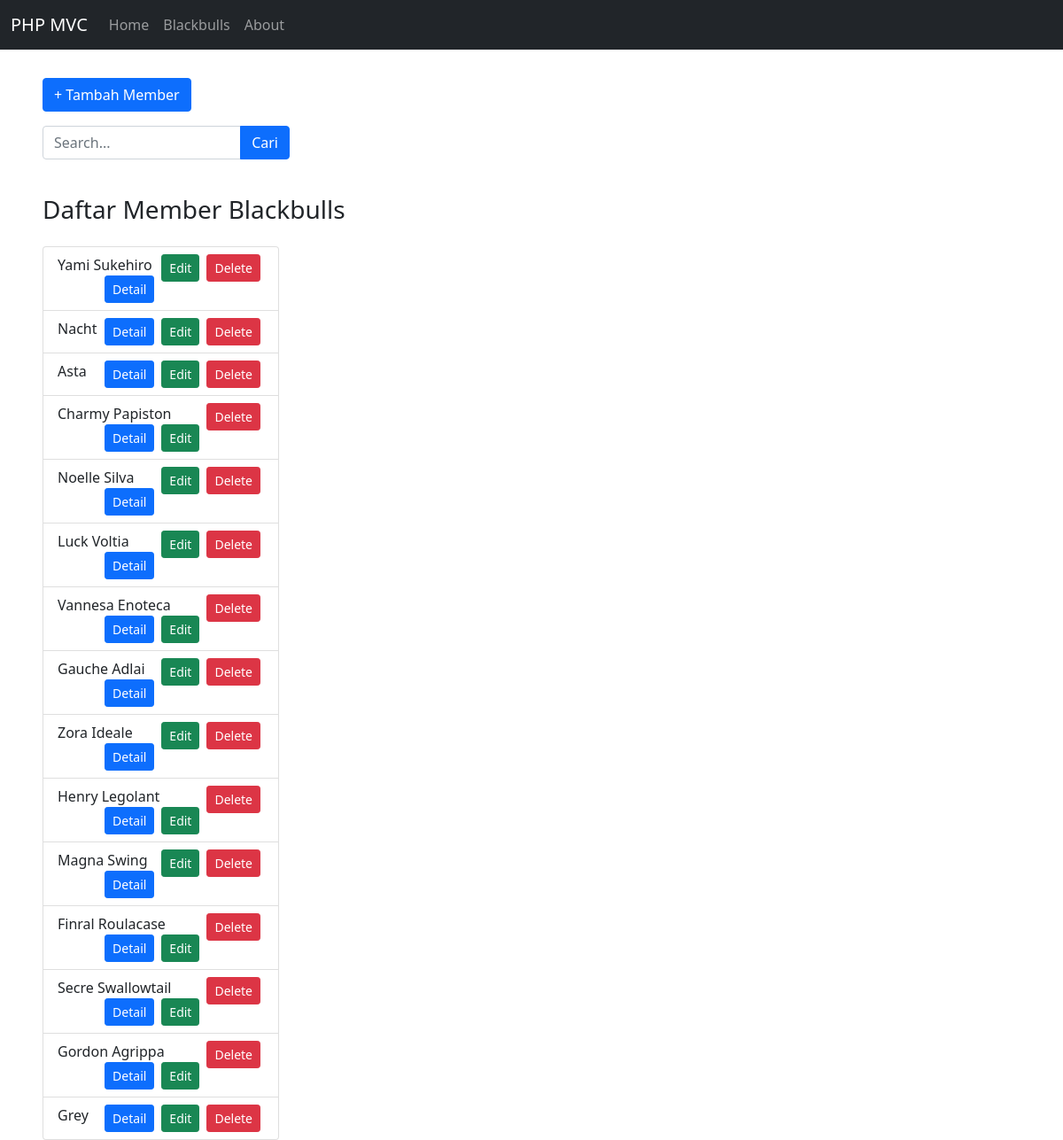
The page /public/blackbulls on the database its author committed.
### tables this page shows
CREATE TABLE `blackbulls` (
  `Rank` int(11) NOT NULL,
  `Name` varchar(50) NOT NULL,
  `Power` int(11) DEFAULT NULL,
  `Magic` varchar(50) DEFAULT NULL,
  `Grimoire` varchar(50) DEFAULT NULL,
  `Position` varchar(50) DEFAULT NULL
);

### app/core/Controller.php (called while the page is built, shortened)
<?php
class Controller{
    public function view($view, $data = []){
         require '../app/views/' . $view . '.php';
    }
    public function model($model) {
        return new $model;
    }
}
?>

### app/controllers/Blackbulls.php (called while the page is built, shortened)
<?php
class Blackbulls extends Controller {
    public function index()
    {
        $data['judul'] = "Daftar Member";
        $data['member'] = $this->model('Blackbulls_model')->getAllMembers();
        $this->view('templates/header', $data);
        $this->view('blackbulls/index', $data);
        $this->view('templates/footer');
    }
}
?>

### app/core/App.php (called while the page is built, shortened)
<?php
class App {
    protected $controller = 'home',
              $method = 'index',
              $parameters = [];
    public function __construct()
    {
        $this->controller = new $this->controller;
        call_user_func_array([$this->controller, $this->method], $this->parameters);
    }
}

### public/index.php (called while the page is built, shortened)
<?php
$app = new App;

### app/core/Database.php (called while the page is built, shortened)
<?php
class Database {
    private $host = DB_HOST;
    private $user = DB_USER;
    private $pass = DB_PASSWORD;
    private $name = DB_NAME;
    private $dbh;
    private $stmt;
    public function __construct()
    {
        $dsn = "mysql:host=$this->host;dbname=$this->name";
        try {
            $option = [
                PDO::ATTR_PERSISTENT => true,
                PDO::ATTR_ERRMODE => PDO::ERRMODE_EXCEPTION
            ];
            $this->dbh = new PDO($dsn, $this->user, $this->pass, $option);
        }
        catch(PDOException $e) {
            die($e->getMessage());
        }
    }
    public function query($query) {
        $this->stmt = $this->dbh->prepare($query);
    }
    public function execute()
    {
        $this->stmt->execute();
    }
    public function resultSet()
    {
        $this->execute();
        return $this->stmt->fetchAll(PDO::FETCH_ASSOC);
    }
}
?>

### app/models/Blackbulls_model.php (called while the page is built, shortened)
<?php
class Blackbulls_model{
    private $table = 'blackbulls';
    private $db;
    public function __construct()
    {
        $this->db = new Database;
    }
    public function getAllMembers()
    {
        $this->db->query('SELECT * FROM ' . $this->table);
        return $this->db->resultSet();
    }
}
?>

### app/views/blackbulls/index.php (the view, shortened to what this page needs)
<div class="container-fluid ps-5">
<div class="row">
</div>
<div class="row my-3">
    <div class="col-lg-6">
        <button type="button" class="btn btn-primary tambahDataMember" data-bs-toggle="modal" data-bs-target="#formModal">
        + Tambah Member
        </button>
    </div>
</div>
<div class="row">
    <div class="col-lg-6">
        <form action="<?= BASEURL ?>/blackbulls/cari" method="post" class="w-50">
            <div class="input-group">
            <input type="text" class="form-control" placeholder="Search..." name="keyword" id="keyword" autocomplete="off" autofocus>
            <button class="btn btn-primary" type="submit" id="tombol-cari">Cari</button>
            </div>
        </form>
    </div>
</div>
<div class="row">
    <div class="col-lg-6">
        <h3 class="my-4">Daftar Member Blackbulls</h3>
            <div class="row">
            <div class="col-6">
            <ul class="list-group">
            <?php foreach($data['member'] as $blbuls) : ?>
                <li class="list-group-item">
                    <span> <?= $blbuls['Name'] ?> </span>
                    <span class="btn-group-sm" role="group" aria-label="Basic mixed styles example" >
                        <a href="<?= BASEURL; ?>/blackbulls/delete/<?= $blbuls['Rank'] ?>" style="text-decoration: none;" class="btn btn-danger float-end mx-1" onclick="return confirm('Apakah anda yakin ingin menghapus member?')">Delete</a>
                        <a href="<?= BASEURL; ?>/blackbulls/edit/<?= $blbuls['Rank'] ?>" style="text-decoration: none;" class="btn btn-success float-end mx-1 tampilModalUbah" data-bs-toggle="modal" data-bs-target="#formModal" data-rank="<?= $blbuls['Rank'] ?>">Edit</a>
                        <a href="<?= BASEURL; ?>/blackbulls/detail/<?= $blbuls['Rank'] ?>" style="text-decoration: none;" class="btn btn-primary float-end mx-1 detail">Detail</a>
                    </span>
                </li>
            <?php endforeach ?>
            </ul>
            </div>
            </div>
    </div>
</div>
</div>

### app/views/templates/header.php (shortened to what this page needs)
<html lang="en">
<head>
    <link rel="stylesheet" href="<?= BASEURL; ?>/css/style.css">
    <link href="https://cdn.jsdelivr.net/npm/bootstrap@5.0.0-beta2/dist/css/bootstrap.min.css" rel="stylesheet">
</head>
<body>
<nav class="navbar navbar-expand-lg navbar-dark bg-dark">
  <div class="container-fluid">
    <a class="navbar-brand" href="<?= BASEURL; ?>">PHP MVC</a>
    <div class="collapse navbar-collapse" id="navbarNavAltMarkup">
      <div class="navbar-nav">
        <a class="nav-link" aria-current="page" href="<?= BASEURL; ?>">Home</a>
        <a class="nav-link" href="<?= BASEURL; ?>/blackbulls">Blackbulls</a>
        <a class="nav-link" href="<?= BASEURL; ?>/about">About</a>
      </div>
    </div>
  </div>
</nav>

### app/views/templates/footer.php (shortened to what this page needs)
</body>
</html>

### rows shown on the page
blackbulls: Name "Yami Sukehiro"
blackbulls: Name "Nacht"
blackbulls: Name "Asta"
blackbulls: Name "Charmy Papiston"
blackbulls: Name "Noelle Silva"
blackbulls: Name "Luck Voltia"
blackbulls: Name "Vannesa Enoteca"
blackbulls: Name "Gauche Adlai"
blackbulls: Name "Zora Ideale"
blackbulls: Name "Henry Legolant"
blackbulls: Name "Magna Swing"
blackbulls: Name "Finral Roulacase"
blackbulls: Name "Secre Swallowtail"
blackbulls: Name "Gordon Agrippa"
blackbulls: Name "Grey"
